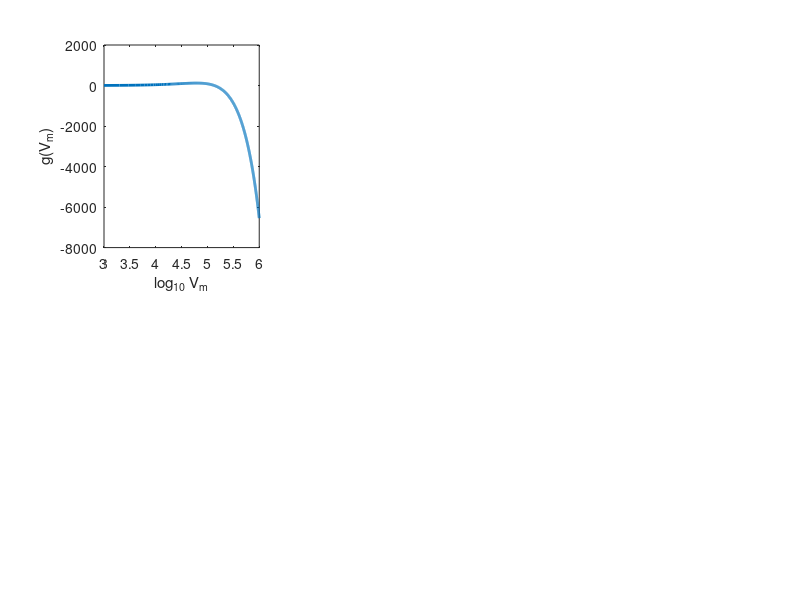

Write MATLAB code to recreate this figure. (Note: this script raises an error after producing the figure.)
%%% new script to make a big 2x3 figure of all the MOE value stuff
%%% 11/20/2021

%%% g(Vm) plot here =======================================================% M = 10;
EM = [10; 20; 40; 50; 100; 120; 150; 200];
% linS = {'-','--',':','.-'}; % linestyles
linS = {'-'};

for i = 1:length(EM)
    
    M = EM(i);
    %%% q-r parameters
    Mh = 100; %2.8534e-3;
    rc = 0.16;
    rm = 0.52;
    qc = 1.23e-6;
    qm = 0.25;
    n = 8;

    eta_r = @(M) (M.^n)./(Mh^n+M.^n);
    eta_q = @(M) 1-eta_r(M);

    r = rc + (rm - rc)*eta_r(M);
    q = qc + (qm - qc)*eta_q(M);

    %%% other parameters
    lambda = 3690;%3690;
    F = 0.1;%0.2;
    bl = 1e-9;
    bh = 1e-7;
    p = 2500; %2500
    b = 0.25;%0.005 Vitaly: 0.01 to 0.4
    B = 30;%20.5;%10.5;%50
    dt = 0.01;
    dv = 23;
    di = 0.7;
    dc = 0.2; %0.63

    ep = 3e-5;
    mu = 1;%4/24;
    eta = 1;
    ep = ep/(mu + eta*M); % new 11/19/21

    alp = 6.7e-5;%6.7e-6
    gamma = 1; %0.4;%0.4;
    xi = 1;

    omega_base = 15;
    psi = 0.1;
    omega = omega_base*exp(-psi.*M);%50

    ALP = alp/(gamma + xi*M);

    BL = (1-F)*bl;
    BH = (1-F)*bh;

    %%% MOE values 
    %%% I did this a long time ago but its right I guess
    fun = @(x) BL.*x.*(r.*lambda./((q+BH.*x+dt).*(r+BL.*x+dt)-r.*q)).*...
        ((q+BH.*x+dt)./r) ...
        +BH.*x.*(r.*lambda./((q+BH.*x+dt).*(r+BL.*x+dt)-r.*q))...
        -b./(1+B).*(dv.*x./p).*(omega./(dc-ALP.*(dv.*x./p)))...
        -di.*(dv.*x./p);

    % %%% trying the curve again 11/19/21
    % A = @(x) BL.*x.*lambda.*(x.*BH + q.*dt) + BH.*r.*x.*lambda;
    % BB = @(x) (x.*BH + q + dt).*(x.*BL + r + dt) - r*q;
    % C = @(x) dc - ALP*dv*x/p;

    % fun = @(x) A(x)./BB(x) - b*dv*x*omega./((1+B)*p*(C(x))) - di*dv*x/p;

    npts = 1000;
    Vm = linspace(0, 1e6, npts);
    % Vm = linspace(0, 2e5, npts); %%% use this for low M
    y = fun(Vm);

    %%% pick linestyle
    linS_ind = mod(randi([1,length(linS)]),length(EM));

    subplot(2,3,1)
    % plot(log10(x),y)
    plot(log10(Vm),(y),linS{linS_ind},'Linewidth',2)
    hold on
    % plot([(Vm(1)) (Vm(end))], [0 0], '--')
    % plot([log10(x(2)) log10(x(end))], [0 0],'b--')
    xlabel('log_{10} V_m')
    ylabel('g(V_m)')
    yline(0)
    axis([3 6 -500 1500])
%     axis([0 5.5e5 -500 1500])
    % legend('M=0','M=20','M=50','M=100','M=150','M=200')
    % title('Solution of V_m equation')

    options = optimset('Display','off');
    title('a)                           ')
    % Vm = fsolve(fun,4e6,options)
end

% legend('M = 10','M = 20','M = 40','M = 50','M = 100','M = 120','M = 150','M = 200');



%%% original Vm figure here ===============================================
M1 = 0:55;
Vm_results1 = zeros(length(M1),1);

for i=1:length(M1)
    Vm_results1(i) = vm_solver_2(M1(i));
end

M2 = 56:200;
Vm_results2 = zeros(length(M2),1);

for i=1:length(M2)
    Vm_results2(i) = vm_solver_2(M2(i));
end

%%% original 2x2 figure stuff here ========================================
M1 = 0:55;
results1 = zeros(length(M1),5); 

%%% q-r parameters
Mh = 100; %2.8534e-3;
rc = 0.16;
rm = 0.52;
qc = 1.23e-6;
qm = 0.25;
n = 8;

eta_r = @(M) (M.^n)./(Mh^n+M.^n);
eta_q = @(M) 1-eta_r(M);

%%% other parameters
lambda = 3690;%3690;
F = 0.1;%0.2;
bl = 1e-9;
bh = 1e-7;
p = 2500; %2500
b = 0.25;%0.005 Vitaly: 0.01 to 0.4
B = 30;%20.5;%10.5;%50
dt = 0.01;
dv = 23;
di = 0.7;
dc = 0.2; %0.63

BL = (1-F)*bl;
BH = (1-F)*bh;

ep = 3e-5;
mu = 1;%4/24;
eta = 1;

alp = 6.7e-5;%6.7e-6
gamma = 1; %0.4;%0.4;
xi = 1;


omega_base = 15;
psi = 0.1;
% omega = omega_base*exp(-psi.*M);%50

%%% MOE values stable part
for i=1:length(M1)
    r = rc + (rm - rc)*eta_r(M1(i));
    q = qc + (qm - qc)*eta_q(M1(i));
    ALP = alp./(gamma + xi*M1(i));
    omega = omega_base*exp(-psi.*M1(i));
    
    Vm1(i) = vm_solver_2(M1(i));
    Th1(i) = r*lambda/( (q+BH*Vm1(i)+dt)*(r+BL*Vm1(i)+dt)-r*q );
    Tl1(i) = Th1(i)*( (q+BH*Vm1(i)+dt)/r);
    Im1(i) = dv*Vm1(i)/p;
    C1(i) = omega/(dc - ALP*Im1(i));
end

results1 = [Tl1; Th1; Vm1; Im1; C1]';

%%% unstable part
M2 = 56:200;
results2 = zeros(length(M2),1);

for i=1:length(M2)
    r = rc + (rm - rc)*eta_r(M2(i));
    q = qc + (qm - qc)*eta_q(M2(i));
    ALP = alp./(gamma + xi*M2(i));
    omega = omega_base*exp(-psi.*M2(i));
    
    Vm2(i) = vm_solver_2(M2(i));
    Th2(i) = r*lambda/( (q+BH*Vm2(i)+dt)*(r+BL*Vm2(i)+dt)-r*q );
    Tl2(i) = Th2(i)*( (q+BH*Vm2(i)+dt)/r);
    Im2(i) = dv*Vm2(i)/p;
    C2(i) = omega/(dc - ALP*Im2(i));
end

results2 = [Tl2; Th2; Vm2; Im2; C2]';

%%% plot stuff here =======================================================

%%% original Vm here
% figure
subplot(2,3,4)
hold on
% plot(M,log10(results),'*','MarkerSize',2)
plot(M1,log10(Vm_results1),'b','Linewidth',2)
plot(M2,log10(Vm_results2),'b--','Linewidth',2)
xlabel('Morphine')
ylabel('V_m MOE value')
% title('V_m MOE values')
box on
title('b)                           ')


%%% original 2x2 here
subplot(2,3,2)
plot(M1,log10(Tl1),'b','Linewidth',2)
hold on
plot(M2,log10(Tl2),'b--','Linewidth',2)
xlabel('Morphine')
ylabel('log_{10}T_l MOE value')
title('c)                           ')

subplot(2,3,3)
plot(M1,log10(Th1),'b','Linewidth',2)
hold on
plot(M2,log10(Th2),'b--','Linewidth',2)
xlabel('Morphine')
ylabel('log_{10}T_h MOE value')
title('e)                           ')

subplot(2,3,5)
plot(M1,log10(Im1),'b','Linewidth',2)
hold on
plot(M2,log10(Im2),'b--','Linewidth',2)
xlabel('Morphine')
ylabel('log_{10}Im MOE value')
title('d)                           ')

subplot(2,3,6)
plot(M1,C1,'b','Linewidth',2)
hold on
plot(M2,C2,'b--','Linewidth',2)
xlabel('Morphine')
ylabel('C MOE value')
title('f)                           ')